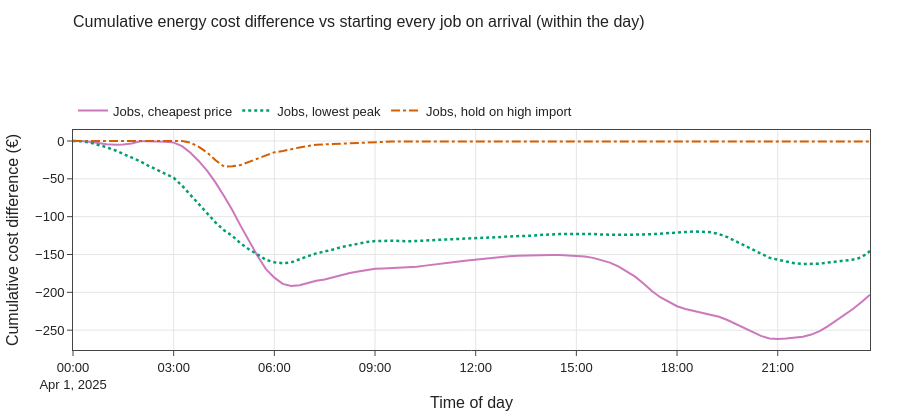

Source (notebook cell):
### Markdown cell above
### 3.4 Cost and peak

### Code cell
def cumulative_cost(r):
    ts = r["ts"]
    return ((ts.grid_kw.clip(lower=0) * ts.price / 1000) * r["step_s"] / 3600).cumsum() \
        .resample("15min").last()

c0 = cumulative_cost(runs[NAMES["on_arrival"]])
fig = vp.line_comparison(
    {n: cumulative_cost(runs[n]) - c0 for n in NAMES.values() if n != NAMES["on_arrival"]},
    title="Cumulative energy cost difference vs starting every job on arrival (within the day)",
    y_title="Cumulative cost difference (€)", shape="linear")
vp.save(fig, OUT / "cumulative_cost", png=True)
fig.show()
